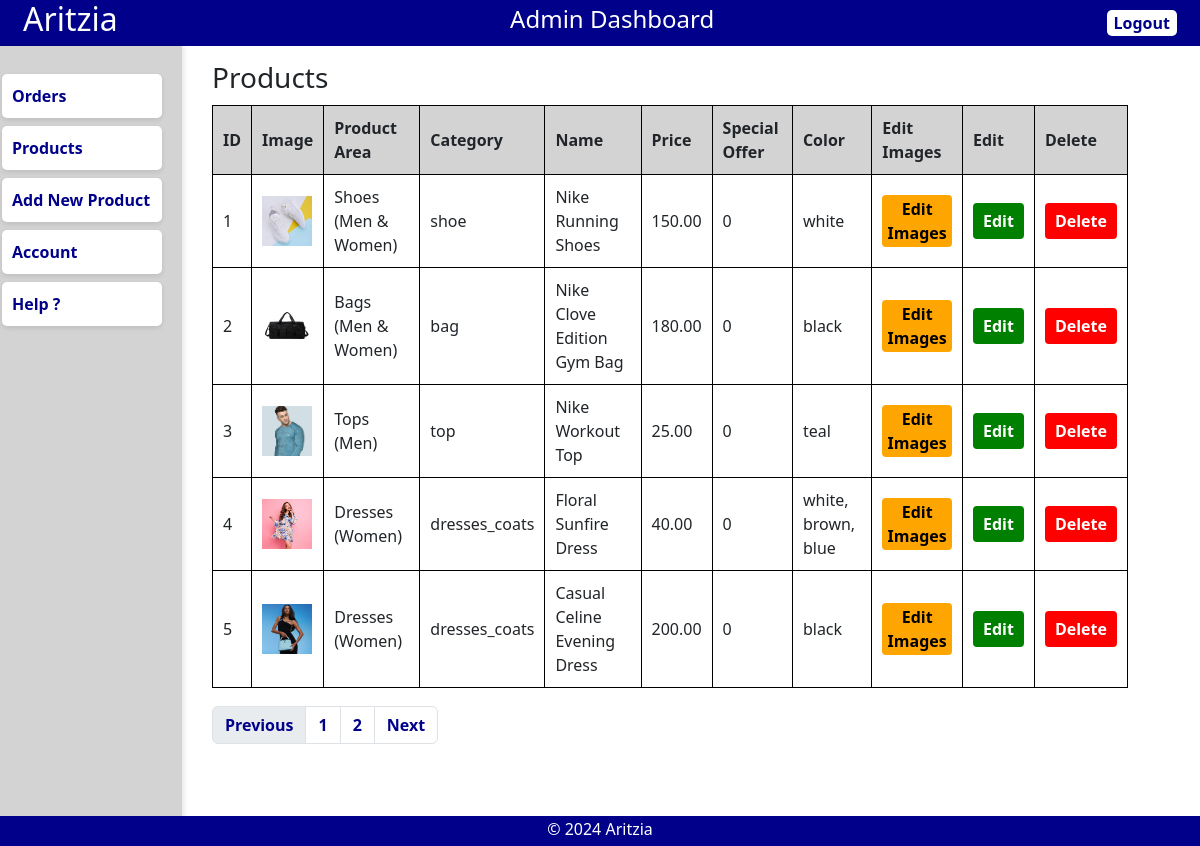
Screenshot of /admin/products.php (signed in) with the database file from the repository.
### tables this page shows
CREATE TABLE `products` (
  `product_id` int(11) NOT NULL,
  `product_area` varchar(500) NOT NULL,
  `product_name` varchar(500) NOT NULL,
  `product_category` varchar(108) NOT NULL,
  `product_description` varchar(1000) NOT NULL,
  `product_image` varchar(255) NOT NULL,
  `product_image2` varchar(255) DEFAULT NULL,
  `product_image3` varchar(255) DEFAULT NULL,
  `product_image4` varchar(255) DEFAULT NULL,
  `product_price` decimal(10,2) NOT NULL,
  `product_special_offer` int(2) DEFAULT NULL,
  `product_color` varchar(108) DEFAULT NULL
);

### admin/products.php (the view, shortened to what this page needs)
<?php
    include('header.php');
    include('../server/connection.php');
    $page_no = isset($_GET['page_no']) && $_GET['page_no'] != "" ? $_GET['page_no'] : 1;
    $stmt1 = $conn->prepare("SELECT COUNT(*) AS total_records FROM products");
    $stmt1->execute();
    $stmt1->bind_result($total_records);
    $total_records_per_page = 5;
    $offset = ($page_no-1) * $total_records_per_page;
    $previous_page = $page_no - 1;
    $next_page = $page_no + 1;
    $total_no_of_pages = ceil($total_records / $total_records_per_page);
    $stmt2 = $conn->prepare("SELECT * FROM products LIMIT ?, ?");
    $stmt2->bind_param('ii', $offset, $total_records_per_page);
    $stmt2->execute();
    $result = $stmt2->get_result();
?>
<!DOCTYPE html>
<html lang="en">
<head>
</head>
<body>
    <div class="container">
        <?php include('sidebar.php'); ?>
        <div class="content">
            <h3>Products</h3>
            <table>
                <thead>
                    <tr>
                        <th>ID</th>
                        <th>Image</th>
                        <th>Product Area</th>
                        <th>Category</th>
                        <th>Name</th>
                        <th>Price</th>
                        <th>Special Offer</th>
                        <th>Color</th>
                        <th>Edit Images</th>
                        <th>Edit</th>
                        <th>Delete</th>
                    </tr>
                </thead>
                <tbody>
                    <?php while($row = mysqli_fetch_assoc($result)) { ?>
                    <tr id="product-<?php echo $row['product_id']; ?>">
                        <td><?php echo $row['product_id']; ?></td>
                        <td><img src="../assets/imgs/<?php echo $row['product_image']; ?>" width="50"></td>
                        <td><?php echo $row['product_area']; ?></td>
                        <td><?php echo $row['product_category']; ?></td>
                        <td><?php echo $row['product_name']; ?></td>
                        <td><?php echo $row['product_price']; ?></td>
                        <td><?php echo $row['product_special_offer']; ?></td>
                        <td><?php echo $row['product_color']; ?></td>
                        <td><button class="edit-images-button" onclick="window.location.href='edit_images.php?id=<?php echo $row['product_id']; ?>'">Edit Images</button></td>
                        <td><button class="edit-button" onclick="window.location.href='edit_product.php?id=<?php echo $row['product_id']; ?>'">Edit</button></td>
                        <td><button class="delete-button" onclick="showDeleteDialog(<?php echo $row['product_id']; ?>)">Delete</button></td>
                    </tr>
                    <?php } ?>
                </tbody>
            </table>
            <nav aria-label="Page navigation example">
                <ul class="pagination mt-5">
                    <li class="page-item <?php if($page_no <= 1) {echo 'disabled';} ?> ">
                        <a class="page-link" href="<?php if($page_no<=1) {echo '#';} else {echo "?page_no=".($previous_page);} ?>">Previous</a>
                    </li>
                    <li class="page-item"><a class="page-link" href="?page_no=1">1</a></li>
                    <li class="page-item"><a class="page-link" href="?page_no=2">2</a></li>
                    <li class="page-item <?php if($page_no >= $total_no_of_pages) {echo 'disabled';} ?>">
                        <a class="page-link" href="<?php if($page_no >= $total_no_of_pages) {echo '#';} else {echo "?page_no=".($next_page);} ?>">Next</a>
                    </li>
                </ul>
            </nav>
        </div>
    </div>
    <?php include('footer.php'); ?>
</body>
</html>

### admin/products.php (style rules this page uses)
html, body { margin: 0; padding: 0; height: 100%; overflow-x: hidden; display: flex; flex-direction: column; overflow: hidden; }
.container { display: flex; min-height: 100vh; flex-grow: 1; }
.content { flex-grow: 1; padding: 30px; display: flex; flex-direction: column; margin-bottom: 10px; margin-top: -15px; width: 80%; }
table { width: 100%; border-collapse: collapse; margin-bottom: -30px; }
table, th, td { border: 1px solid black; }
th, td { padding: 10px; text-align: left; }
th { background-color: lightgray; }
.edit-images-button { background-color: orange; color: black; border: none; border-radius: 4px; padding: 2px 4px; cursor: pointer; font-weight: bold; }
.edit-button { background-color: green; color: white; border: none; border-radius: 4px; padding: 6px 10px; cursor: pointer; font-weight: bold; }
.delete-button { background-color: red; color: white; border: none; border-radius: 4px; padding: 6px 10px; cursor: pointer; font-weight: bold; }
.pagination { margin-top: -50px; margin-bottom: 0; }
.pagination .page-item .page-link { color: darkblue; font-weight: bold; }
.content h3 { margin-bottom: 10px; }

### rows the page displays
products: product_id "1", product_image (picture), product_area "Shoes (Men & Women)", product_category "shoe", product_name "Nike Running Shoes", product_price "150.00", product_special_offer "0", product_color "white"
products: product_id "2", product_image (picture), product_area "Bags (Men & Women)", product_category "bag", product_name "Nike Clove Edition Gym Bag", product_price "180.00", product_special_offer "0", product_color "black"
products: product_id "3", product_image (picture), product_area "Tops (Men)", product_category "top", product_name "Nike Workout Top", product_price "25.00", product_special_offer "0", product_color "teal"
products: product_id "4", product_image (picture), product_area "Dresses (Women)", product_category "dresses_coats", product_name "Floral Sunfire Dress", product_price "40.00", product_special_offer "0", product_color "white, brown, blue"
products: product_id "5", product_image (picture), product_area "Dresses (Women)", product_category "dresses_coats", product_name "Casual Celine Evening Dress", product_price "200.00", product_special_offer "0", product_color "black"
